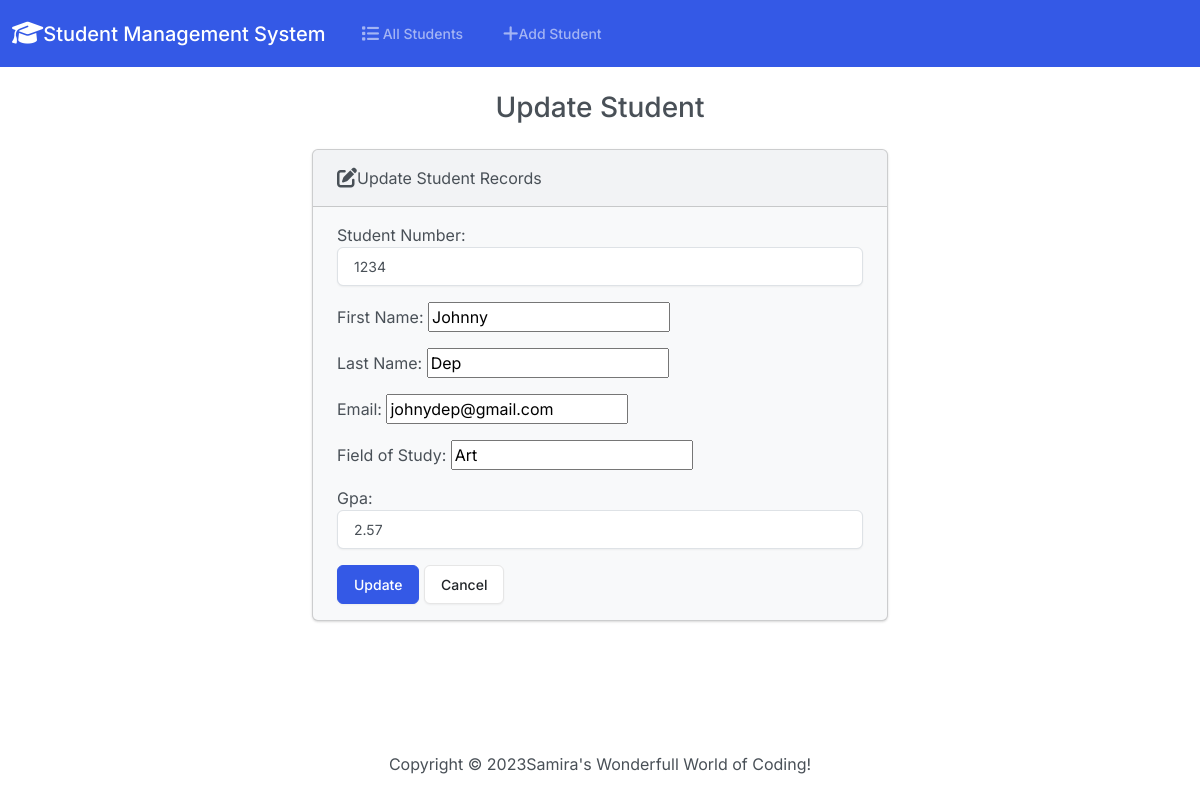
The app's page /edit/1/, older data.
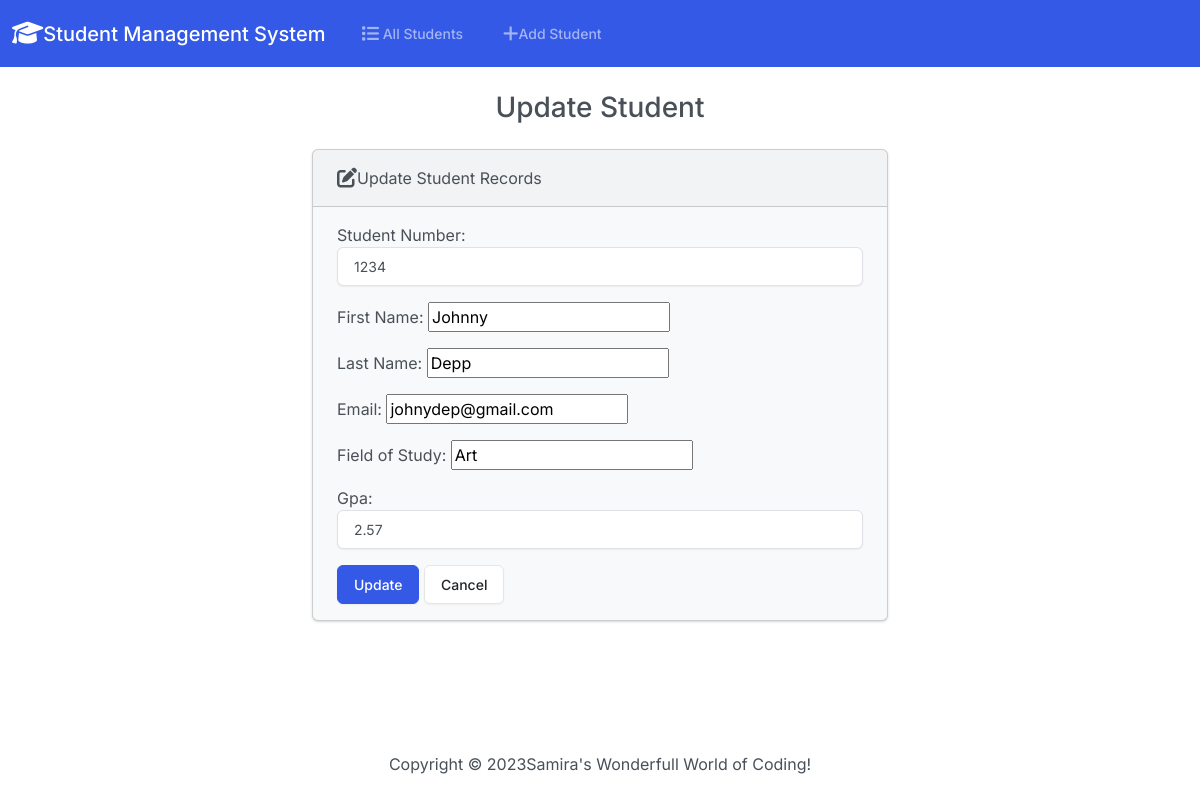
The same page, newer data.
### students/models.py (models this page shows, shortened)
class Student(models.Model):
    student_number = models.PositiveSmallIntegerField()
    first_name = models.CharField(max_length=50)
    last_name = models.CharField(max_length=50)
    email = models.EmailField(max_length=100)
    field_of_study = models.CharField(max_length=50)
    gpa = models.FloatField()

### students/views.py (the view)
# urls.py: path('edit/<int:id>/', views.edit, name='edit'),
def edit(request, id):
    if request.method == 'POST':
      student = Student.objects.get(pk=id)
      form = StudentForm(request.POST, instance=student)
      if form.is_valid():
          form.save(),
          return render(request, 'students/edit.html', {
              'form': form,
              'success': True
            })
    else:
        student = Student.objects.get(pk=id)
        form = StudentForm(instance=student)
    return render(request, 'students/edit.html', {
        'form': form
    })

### students/forms.py
class StudentForm(forms.ModelForm):
    class Meta:
        model = Student
        fields = ['student_number', 'first_name', 'last_name', 'email', 'field_of_study', 'gpa']
        labels = {
            'student_number': 'Student Number',
            'first_name' : 'First Name',
            'last_name': 'Last Name',
            'email': 'Email',
            'field_of_study' : 'Field of Study',
            'pga' : 'GPA'
        }
        widgets = {
            'student_number' : forms.NumberInput(attrs={'class': 'form-control'}),
            'first_name': forms.TextInput(attrs={'class': 'form-contrl'}),
            'last_name': forms.TextInput(attrs={'class': 'form-contrl'}),
            'email': forms.EmailInput(attrs={'class': 'form-contrl'}),
            'field_of_study': forms.TextInput(attrs={'class': 'form-contrl'}),
            'gpa' : forms.NumberInput(attrs={'class': 'form-control'}),
        }

### students/templates/students/edit.html (shortened to what this page needs)
{% extends "students/base.html" %}
{% block body %}
    <h3 class="text-center m-4">Update Student</h3>
    {% if success %}
        <div class="alert alert-succcess" roll="alert">
            The student updated successfuly.
            <a href="{% url 'index' %}" class="alert-link">Go to Home Page</a>
        </div>
    {% else %}
        <div class="row justify-content-center">
            <div class="col-6">
                <div class="card bg-light mb-3">
                    <div class="card-header">
                        <i class="fa-solid fa-pen-to-square fa-lg"></i>Update Student Records
                    </div>
                    <div class="card-body">
                        <form action="" method="POST">
                            {{ form.as_p }}
                            <button type="submit" class="btn btn-primary">Update</button>
                            <a href="{% url 'index' %}" class="btn btn-secondary">Cancel</a>
                        </form>
                    </div>
                </div>
            </div>
        </div>
    {% endif %}
{% endblock %}

Row changes from the older to the newer data that the page shows:
changed Student "Johnny": last_name "Dep" → "Depp"
